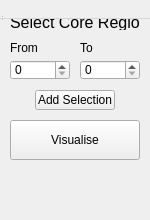
<?xml version="1.0" encoding="UTF-8"?>
<ui version="4.0">
 <class>TrajectoryVisualisation</class>
 <widget class="QWidget" name="TrajectoryVisualisation">
  <property name="geometry">
   <rect>
    <x>0</x>
    <y>0</y>
    <width>150</width>
    <height>220</height>
   </rect>
  </property>
  <property name="windowTitle">
   <string>MainWindow</string>
  </property>
  <widget class="QWidget" name="centralwidget">
   <widget class="QPushButton" name="pushButton">
    <property name="geometry">
     <rect>
      <x>10</x>
      <y>120</y>
      <width>130</width>
      <height>40</height>
     </rect>
    </property>
    <property name="text">
     <string>Visualise</string>
    </property>
   </widget>
   <widget class="QSpinBox" name="start_resi">
    <property name="geometry">
     <rect>
      <x>10</x>
      <y>60</y>
      <width>60</width>
      <height>20</height>
     </rect>
    </property>
   </widget>
   <widget class="QSpinBox" name="end_resi">
    <property name="geometry">
     <rect>
      <x>80</x>
      <y>60</y>
      <width>60</width>
      <height>20</height>
     </rect>
    </property>
   </widget>
   <widget class="QLabel" name="label">
    <property name="geometry">
     <rect>
      <x>10</x>
      <y>15</y>
      <width>130</width>
      <height>15</height>
     </rect>
    </property>
    <property name="font">
     <font>
      <pointsize>12</pointsize>
     </font>
    </property>
    <property name="text">
     <string>Select Core Region</string>
    </property>
   </widget>
   <widget class="QLabel" name="label_2">
    <property name="geometry">
     <rect>
      <x>10</x>
      <y>40</y>
      <width>30</width>
      <height>16</height>
     </rect>
    </property>
    <property name="text">
     <string>From</string>
    </property>
   </widget>
   <widget class="QLabel" name="label_3">
    <property name="geometry">
     <rect>
      <x>80</x>
      <y>40</y>
      <width>30</width>
      <height>16</height>
     </rect>
    </property>
    <property name="text">
     <string>To</string>
    </property>
   </widget>
   <widget class="QPushButton" name="addButton">
    <property name="geometry">
     <rect>
      <x>35</x>
      <y>90</y>
      <width>80</width>
      <height>20</height>
     </rect>
    </property>
    <property name="text">
     <string>Add Selection</string>
    </property>
   </widget>
  </widget>
  <widget class="QMenuBar" name="menubar">
   <property name="geometry">
    <rect>
     <x>0</x>
     <y>0</y>
     <width>150</width>
     <height>19</height>
    </rect>
   </property>
  </widget>
  <widget class="QStatusBar" name="statusbar"/>
 </widget>
 <resources/>
 <connections/>
</ui>
